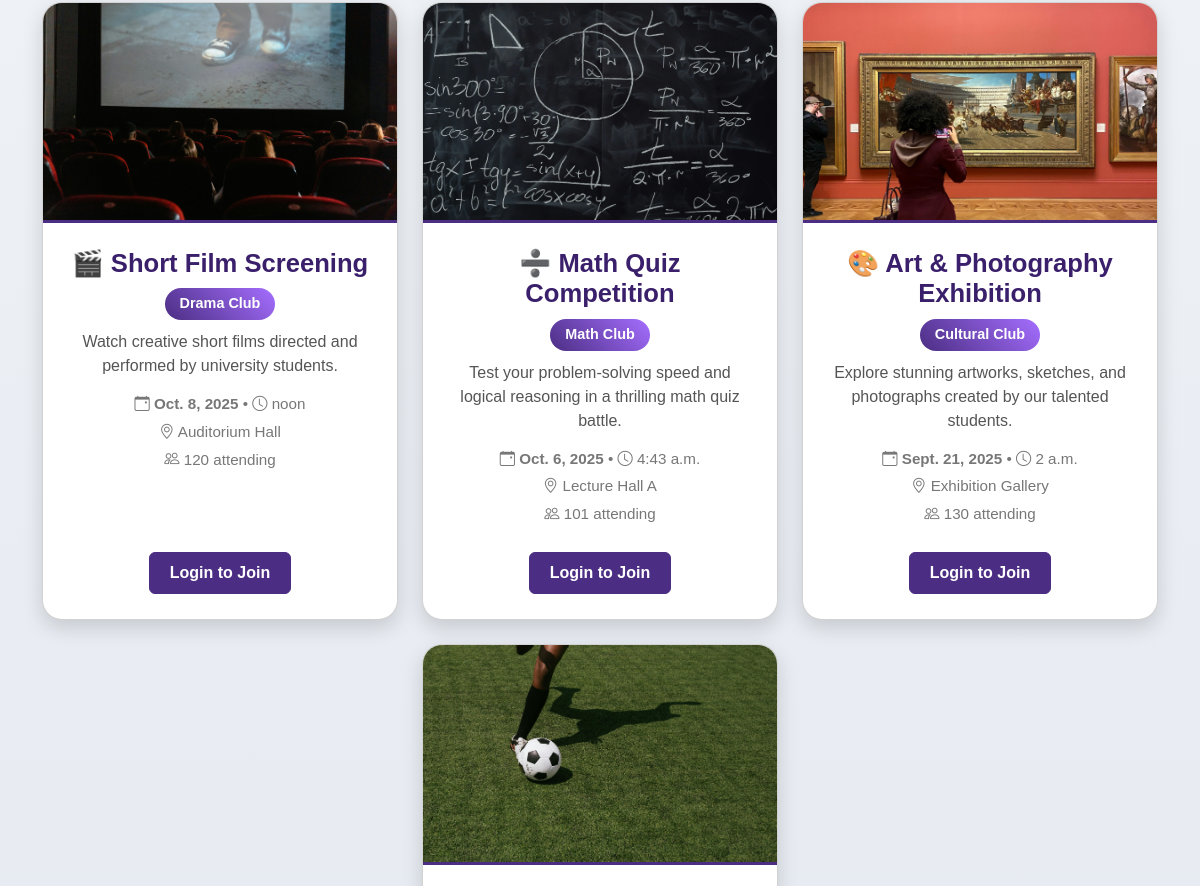
Before: /clubnest/events/ (middle part) with the older database file.
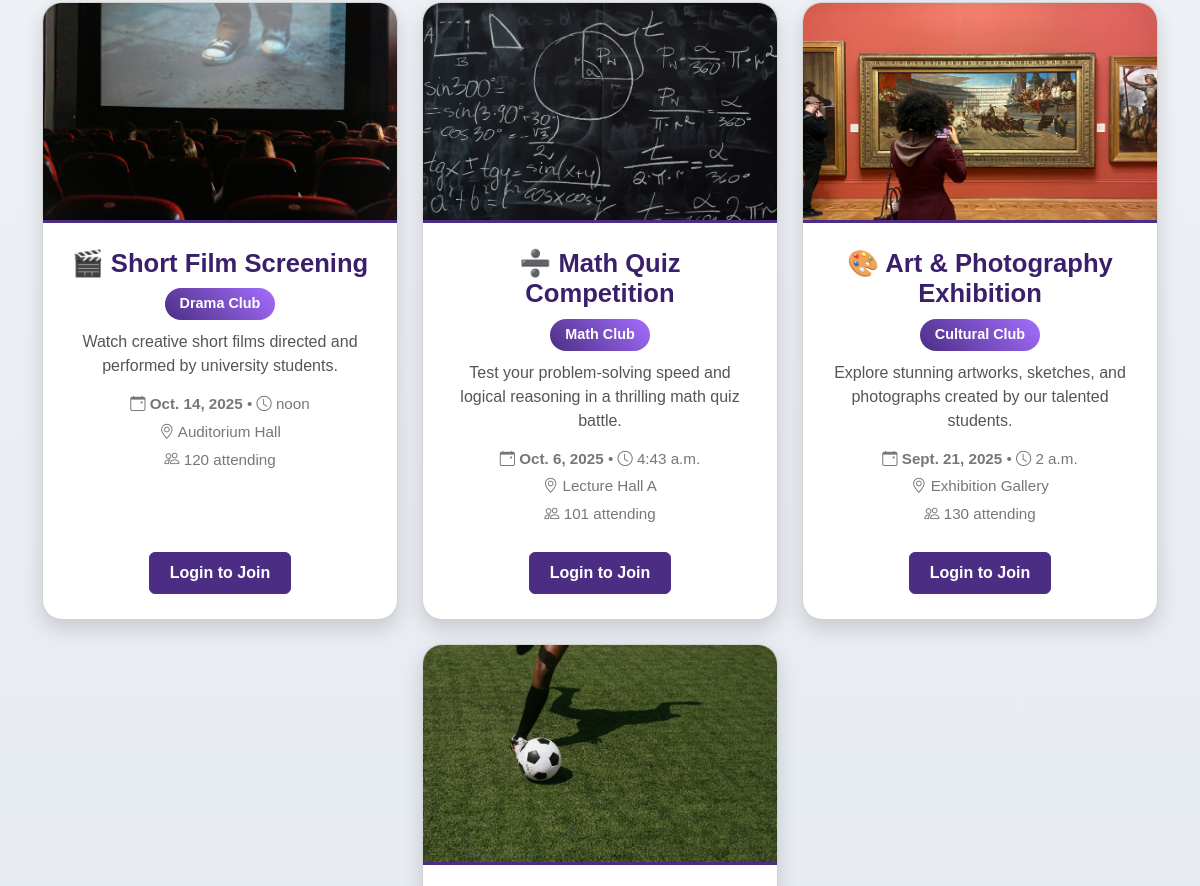
After: the same page with the newer database file.
### ClubNest/models.py (models this page shows, shortened)
class Event(models.Model):
    CATEGORY_CHOICES = [
        ('sport', 'Sport'),
        ('cultural', 'Cultural'),
        ('math', 'Math'),
        ('drama', 'Drama'),
        ('cybersecurity', 'Cyber Security'),
        ('software-hardware', 'Software & Hardware'),
        ('english-learning', 'English Learning'),
        ('debating-speaking', 'Debating & Public Speaking'),
        ('other', 'Other'),
    ]
    title = models.CharField(max_length=200)
    society = models.CharField(max_length=100, blank=True, null=True)
    description = models.TextField()
    date = models.DateField()
    time = models.TimeField()
    location = models.CharField(max_length=200)
    attendees = models.PositiveIntegerField(default=0)
    category = models.CharField(max_length=50, choices=CATEGORY_CHOICES, default='other')
    image = models.ImageField(upload_to='event_images/')
    club = models.ForeignKey(Club, on_delete=models.CASCADE, blank=True, null=True, help_text="Event organizing club")

### ClubNest/views.py (the view, shortened to what this page needs)
# urls.py: path('events/', views.events_page, name="events_page"),
def events_page(request):
    today = date.today()
    user = request.user if request.user.is_authenticated else None
    query = request.GET.get('q', '').strip()
    if query:
        events = Event.objects.filter(society__icontains=query)
    else:
        events = Event.objects.all()
    events_status = []
    for event in events:
        joined = attended = False
        participation_id = None
        events_status.append({
            'event': event,
            'joined': joined,
            'attended': attended,
            'participation_id': participation_id
        })
    return render(request, 'events.html', {
        'events_status': events_status,
        'today': today,
        'query': query
    })

### templates/events.html (shortened to what this page needs)
{% load static %}
<!DOCTYPE html>
<html lang="en">
<head>
  <link href="https://cdn.jsdelivr.net/npm/bootstrap@5.3.0/dist/css/bootstrap.min.css" rel="stylesheet">
  <link href="https://cdn.jsdelivr.net/npm/bootstrap-icons@1.10.5/font/bootstrap-icons.css" rel="stylesheet">
</head>
<body>
<div class="container">
  <div class="row g-4 justify-content-center" id="eventsGrid">
    {% for es in events_status %}
    {% with event=es.event %}
    <div class="col-lg-4 col-md-6 event-item"
         data-club="{% if event.society %}{{ event.society|lower }}{% endif %}">
      <div class="card event-card">
        {% if event.image %}
          <img src="{{ event.image.url }}" class="event-image" alt="{{ event.title }}">
        {% else %}
          <img src="{% static 'images/default-event.jpg' %}" class="event-image" alt="Default Event Image">
        {% endif %}
        <div class="card-body">
          <div>
            <h5 class="card-title">{{ event.title }}</h5>
            {% if event.society %}
              <div class="club-name">{{ event.society }}</div>
            {% endif %}
            <p class="card-text">{{ event.description|truncatewords:25 }}</p>
            <div class="event-icons mb-3">
              <p><i class="bi bi-calendar-event"></i> <b>{{ event.date }}</b> • <i class="bi bi-clock"></i> {{ event.time }}</p>
              <p><i class="bi bi-geo-alt"></i> {{ event.location }}</p>
              <p><i class="bi bi-people"></i> {{ event.attendees }} attending</p>
            </div>
          </div>
          <div>
            {% if request.user.is_authenticated %}
              {% if event.date >= today %}
                {% if not es.joined %}
                  <a href="{% url 'join_event' event.id %}" class="btn btn-dark">Join Event</a>
                {% else %}
                  <span class="badge bg-success p-2">Joined</span>
                {% endif %}
              {% else %}
                {% if es.attended %}
                  <a href="{% url 'view_certificate' es.participation_id %}" class="btn btn-success">Show Certificate</a>
                {% else %}
                  <span class="badge bg-secondary p-2">You did not attend</span>
                {% endif %}
              {% endif %}
            {% else %}
              <a href="{% url 'signin' %}" class="btn btn-dark">Login to Join</a>
            {% endif %}
          </div>
        </div>
      </div>
    </div>
    {% endwith %}
    {% empty %}
      <div class="no-events">
        <i class="bi bi-calendar-x" style="font-size: 3rem; margin-bottom: 15px;"></i>
        <p>No events available at the moment.</p>
      </div>
    {% endfor %}
  </div>
</div>
</body>
</html>

Changed rows visible on the page:
changed Event "🎬 Short Film Screening": event "Oct. 8, 2025" → "Oct. 14, 2025"
